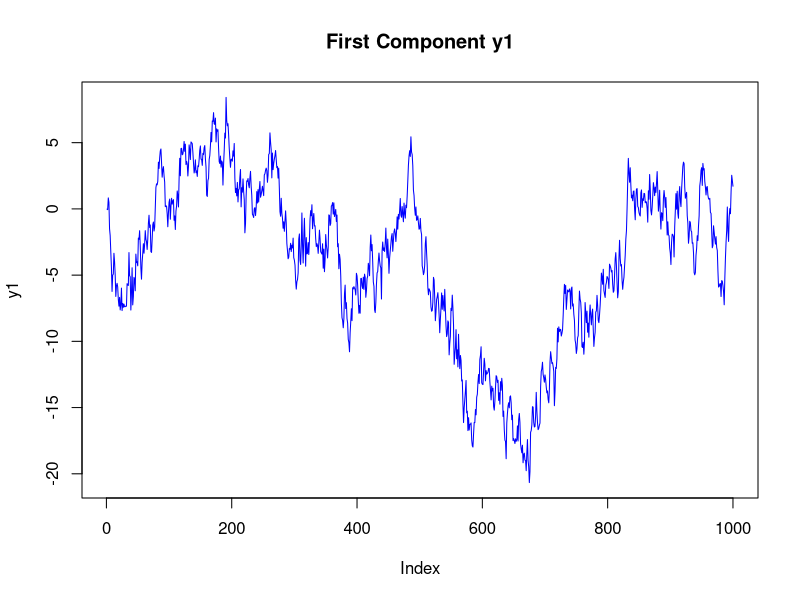
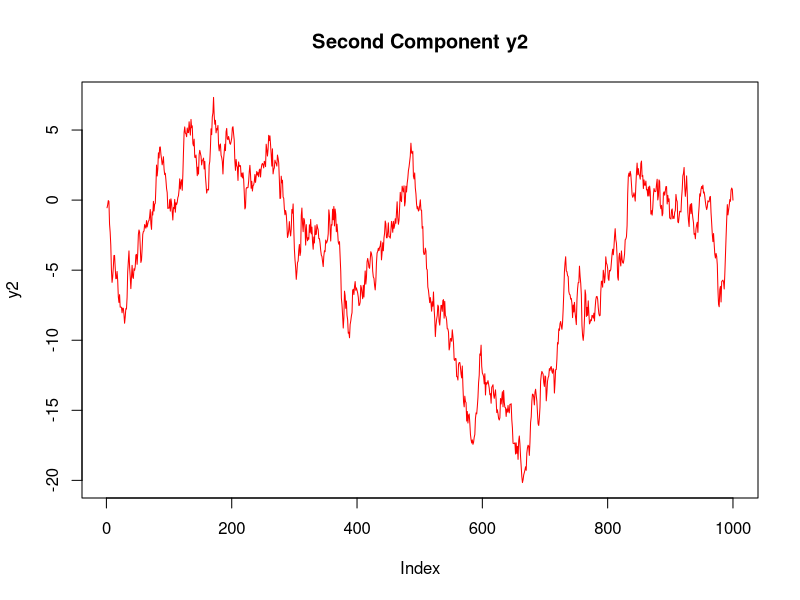
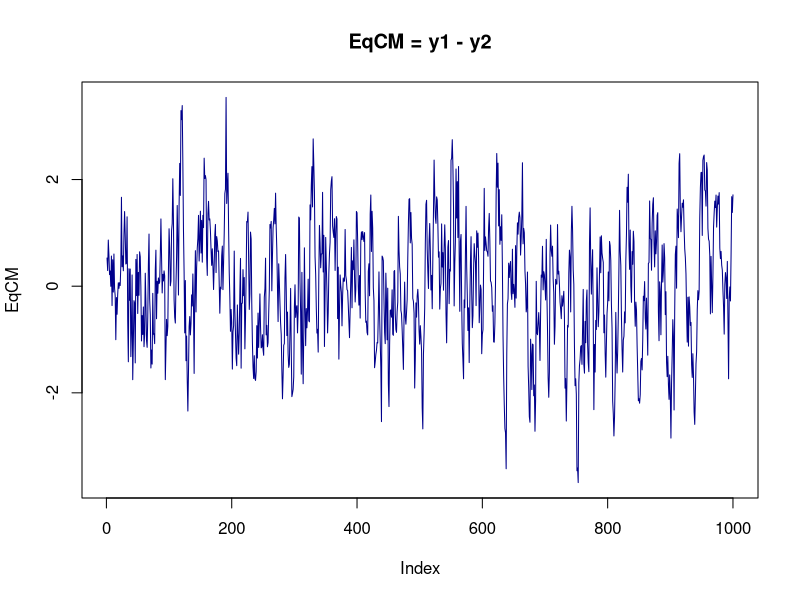
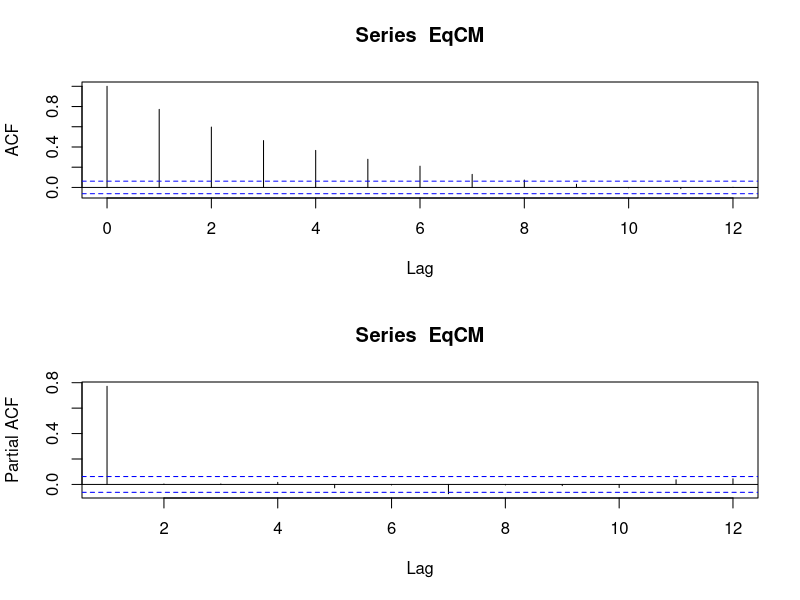

Reproduce these figures in R, in order.
# set local directory to where data set is 
setwd("C:/Users/Pedro/Dropbox/EcoIII2021/Lecture7_var_vec/VEC/R_script")

# Load package using a function load_package-----------------------------------------------------------------
load_package<-function(x){
  x<-as.character(match.call()[[2]])
  if (!require(x,character.only=TRUE)){
    install.packages(pkgs=x,repos="http://cran.r-project.org")
    require(x,character.only=TRUE)
  }
}

load_package('tseries')
load_package('urca')
load_package('dlm')
load_package('openxlsx')
load_package('xts')
load_package('class')
load_package('zoo')
load_package('fBasics')
load_package('qrmtools')
load_package('stats')
load_package('MTS')
load_package('vars')
load_package('graphics')
load_package('MASS')
load_package('urca')


# sample size
n <- 1000

##
# Fix the random seed 
##
set.seed(123456)

##
# generate a multivariade normal distribuition with mean = (0,0), Sigma = diag(0.5,0.5) 
# using mvrnorm
##

Sigma <- matrix(c(0.5,0.0,
                  0.0,0.5),2)
mgwn <- mvrnorm(n, rep(0,2), Sigma, tol = 1e-6, empirical = TRUE)

gwn1=ts(mgwn[,1])
gwn2=ts(mgwn[,2])

##
# check the correlation matrix of gwn1 and gwn2
##
cor(mgwn)
#
#
# simulated bivariate cointegrated system with beta=(1,-1)
# y1(t)=y2(t)+u(t)
# y2(t)=y2(t-1)+gwn1(t)
# u(t)=0.75*u(t-1)+gwm2(t)
##

y1 <- 0
y2 <- 0 
u <- 0
u[1]=gwn2[1]
y2[1]=gwn1[1]
y1[1]=y2[1]+u[1]
  for(i in 2:n){
    u[i] <- 0.75*u[i-1]+gwn2[i]
    y2[i]<- y2[i-1]+gwn1[i]
    y1[i] <- y2[i] + u[i] 
  }

##
#plot the two series in separate plots
##
par(mfrow=c(1,1))
plot(y1,type='l', col='blue', main = 'First Component y1')
plot(y2,type='l', col='red', main = 'Second Component y2')

##
# test unit roots in y1 and y2 using adf,test in tseries
##
y1_adf=adf.test(y1)
y1_adf

y2_adf=adf.test(y2)
y2_adf


##
# generate the EqCM = y1 - y2
##

EqCM=y1-y2


##
# plot EqCM series
##
plot(EqCM,type='l', col='darkblue', main = 'EqCM = y1 - y2')

##
# ACF for EqCm
#
par(mfrow=c(2,1))
acf(EqCM, lag.max=12)
pacf(EqCM, lag.max=12)

##
# test unit roots in EqCM
##
EqCM_adf = adf.test(EqCM)
EqCM_adf
